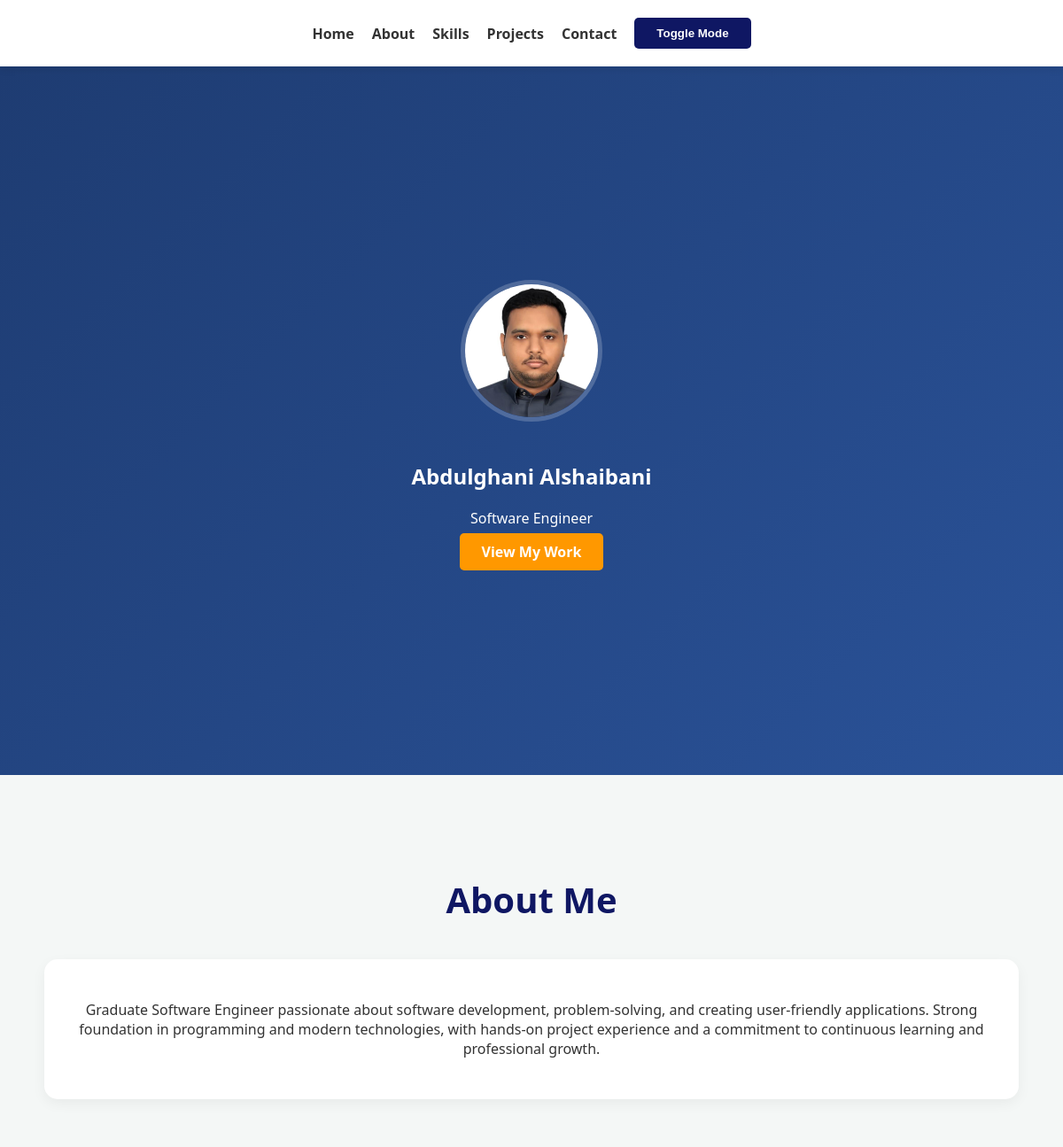
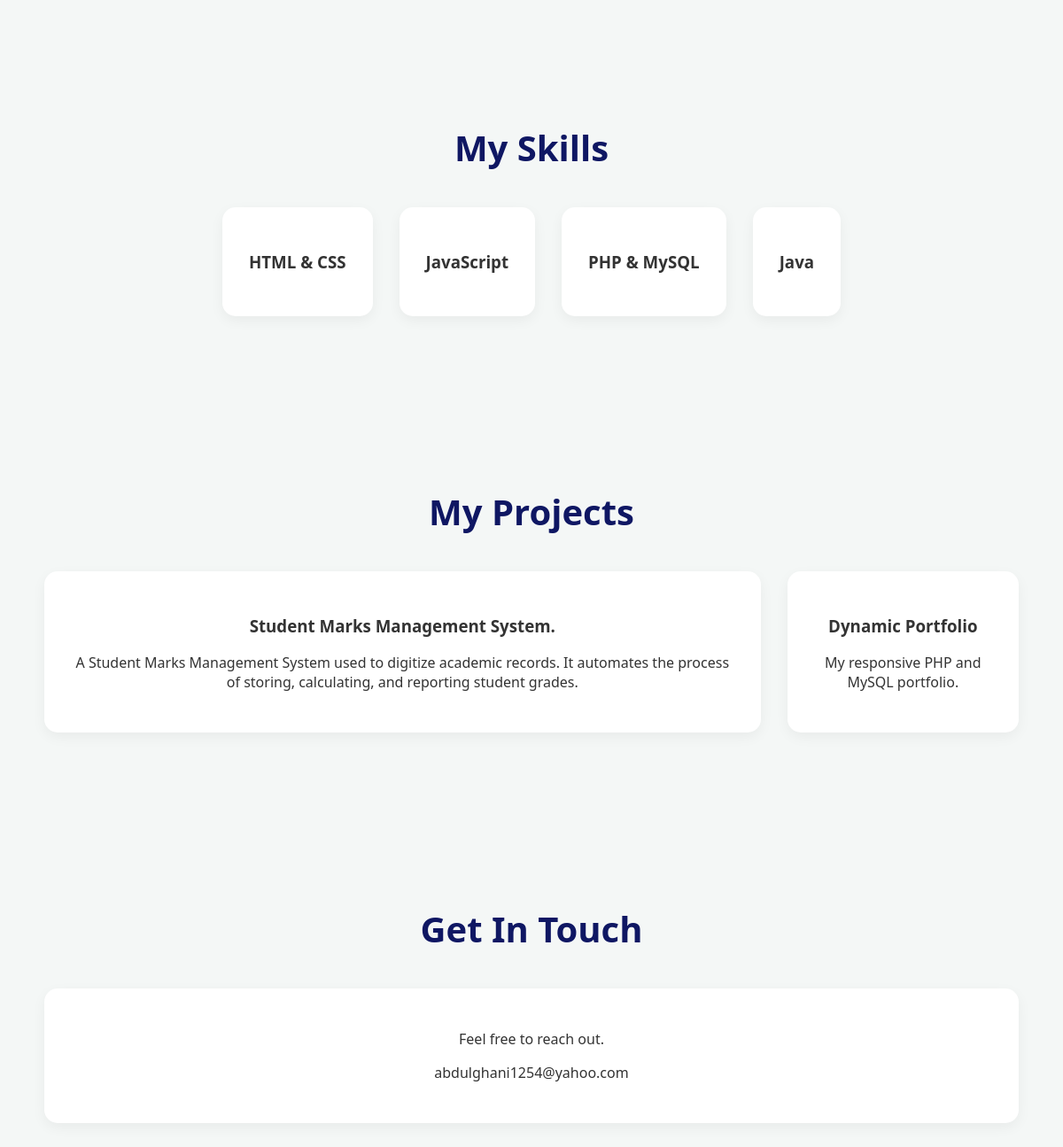
The page / on the database its author committed (2 pictures, top to bottom).
### tables this page shows
CREATE TABLE `about` (
  `id` int(11) NOT NULL,
  `name` varchar(100) DEFAULT NULL,
  `bio` text DEFAULT NULL,
  `profile_pic` varchar(255) DEFAULT 'profile.jpg'
);

CREATE TABLE `skills` (
  `id` int(11) NOT NULL,
  `skill_name` varchar(50) DEFAULT NULL,
  `skill_icon` varchar(255) DEFAULT 'html.png'
);

CREATE TABLE `projects` (
  `id` int(11) NOT NULL,
  `title` varchar(100) DEFAULT NULL,
  `description` text DEFAULT NULL,
  `project_img` varchar(255) DEFAULT 'project1.jpg'
);

### index.php (the view, shortened to what this page needs)
    <?php
    include 'db.php';
    $query = "SELECT * FROM about LIMIT 1";
    $result = mysqli_query($conn, $query);
    $data = mysqli_fetch_assoc($result);
    $skills_query = "SELECT * FROM skills";
    $skills_result = mysqli_query($conn, $skills_query);
    $projects_query = "SELECT * FROM projects";
    $projects_result = mysqli_query($conn, $projects_query);
    ?>
    <!DOCTYPE html>
    <html lang="en">
    <head>
        <link rel="stylesheet" href="style.css">
    </head>
    <body>
        <nav>
            <div class="container nav-flex">
                <a href="#home">Home</a>
                <a href="#about">About</a>
                <a href="#skills">Skills</a>
                <a href="#projects">Projects</a>
                <a href="#contact">Contact</a>
                <button id="darkModeBtn">Toggle Mode</button>
            </div>
        </nav>
        <section id="home" class="hero">
            <div class="hero-content">
                <img src="images/<?php echo $data['profile_pic']; ?>" class="profile-img" alt="Profile">
                <h1><?php echo $data['name']; ?></h1>
                <p>Software Engineer</p>
                <a href="#projects" class="btn">View My Work</a>
            </div>
        </section>
        <section id="about">
            <div class="container">
                <h2 class="section-title">About Me</h2>
                <div class="card">
                    <p><?php echo $data['bio']; ?></p>
                </div>
            </div>
        </section>
        <section id="skills">
            <div class="container">
                <h2 class="section-title">My Skills</h2>
                <div class="grid-container">
<?php while($skill = mysqli_fetch_assoc($skills_result)) { ?>
    <div class="card skill-card">
        <h3><?php echo htmlspecialchars($skill['skill_name']); ?></h3>
    </div>
<?php } ?>
                </div>
            </div>
        </section>
        <section id="projects">
            <div class="container">
                <h2 class="section-title">My Projects</h2>
                <div class="grid-container">
                    <?php while($project = mysqli_fetch_assoc($projects_result)) { ?>
                        <div class="card project-card">
                            <div class="card-text">
                                <h3><?php echo $project['title']; ?></h3>
                                <p><?php echo $project['description']; ?></p>
                            </div>
                        </div>
                    <?php } ?>
                </div>
            </div>
        </section>
        <section id="contact">
            <div class="container">
                <h2 class="section-title">Get In Touch</h2>
                <div class="card">
                    <p>Feel free to reach out.</p>
                    <p>abdulghani1254@yahoo.com</p>
                </div>
            </div>
        </section>
    </body>
    </html>

### style.css (style rules this page uses)
:root { --primary-blue: #0f1763; --accent-orange: #ff9800; --bg-light: #f4f7f6; --text-dark: #333; --card-bg: #ffffff; }
body { font-family: 'Segoe UI', Tahoma, Geneva, Verdana, sans-serif; margin: 0; background-color: var(--bg-light); color: var(--text-dark); transition: all 0.3s ease; }
.container { max-width: 1100px; margin: 0 auto; padding: 0 20px; }
nav { background: var(--card-bg); padding: 20px 0; position: sticky; top: 0; z-index: 1000; box-shadow: 0 2px 10px rgba(0,0,0,0.1); }
.nav-flex { display: flex; justify-content: center; align-items: center; gap: 20px; }
nav a { text-decoration: none; color: var(--text-dark); font-weight: 600; }
.hero { height: 80vh; display: flex; flex-direction: column; justify-content: center; align-items: center; text-align: center; background: linear-gradient(135deg, #1e3c72 0%, #2a5298 100%); color: white; }
.profile-img { width: 150px; height: 150px; border-radius: 50%; border: 5px solid rgba(255,255,255,0.2); margin-bottom: 20px; object-fit: cover; }
section { padding: 80px 0; }
.section-title { text-align: center; font-size: 2.5rem; margin-bottom: 40px; color: var(--primary-blue); }
.card { background: var(--card-bg); padding: 30px; border-radius: 15px; box-shadow: 0 5px 15px rgba(0,0,0,0.05); text-align: center; }
.grid-container { display: flex; justify-content: center; gap: 30px; flex-wrap: nowrap; }
.btn, #darkModeBtn { padding: 10px 25px; background: var(--accent-orange); color: white; border: none; border-radius: 5px; cursor: pointer; font-weight: bold; text-decoration: none; }
#darkModeBtn { background: var(--primary-blue); }
.skill-card { overflow: hidden; }

### rows shown on the page
about: profile_pic (picture), name "Abdulghani Alshaibani", bio "Graduate Software Engineer passionate about software development, problem-solving, and creating user-friendly applications. Strong foundation in programming and modern technologies, with hands-on project experience and a commitment to continuous learning and professional growth."
skills: skill_name "HTML & CSS"
skills: skill_name "JavaScript"
skills: skill_name "PHP & MySQL"
skills: skill_name "Java"
projects: title "Student Marks Management System.", description "A Student Marks Management System used to digitize academic records. It automates the process of storing, calculating, and reporting student grades."
projects: title "Dynamic Portfolio", description "My responsive PHP and MySQL portfolio."
